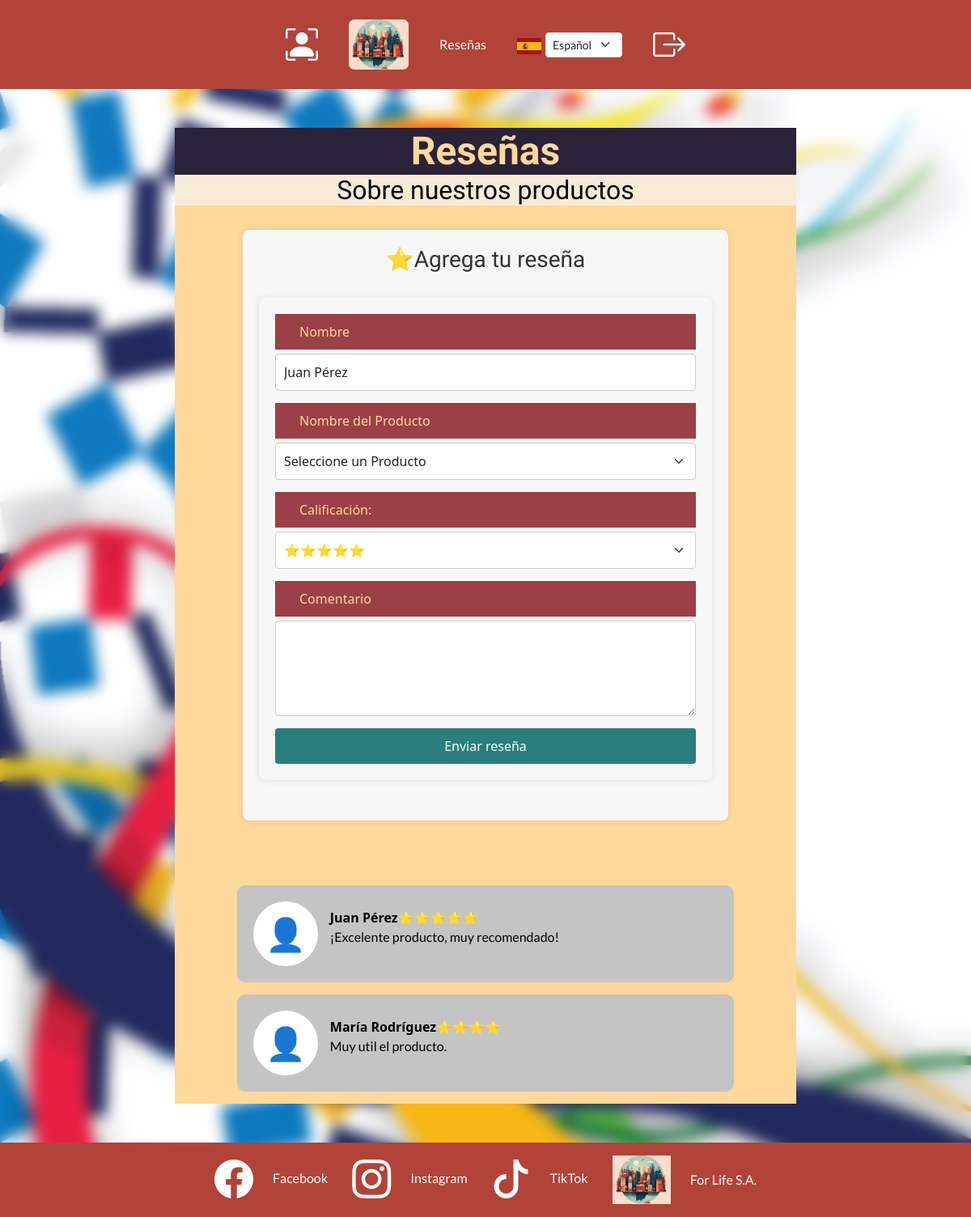
Page /reviews/ (signed in) on the committed database.
### tables this page shows
CREATE TABLE feedback (
  id INT UNSIGNED AUTO_INCREMENT PRIMARY KEY,
  score INT NOT NULL DEFAULT 1,
  customer_id INT UNSIGNED NOT NULL,
  product_id INT UNSIGNED NOT NULL,
  full_name VARCHAR(200) NOT NULL,
  comment VARCHAR(200) NOT NULL,
  status ENUM('Aprobada','Denegada', 'Pendiente') NOT NULL,
  FOREIGN KEY (customer_id) REFERENCES customer(id) ON DELETE CASCADE,
  FOREIGN KEY (product_id) REFERENCES products(id) ON DELETE CASCADE
);

### php/components/reviews-form.php (the view, shortened to what this page needs)
<div class="formulario-resena">
        <form id="formulario-resena">
            <label for="full_name"><?php echo $lang['label_nombre'];?></label>
            <input type="text" id="full_name" name="full_name" class="form-control" value="<?php echo $_SESSION['nombre'] ?? ''; ?>"/>
            <label for="product-id"><?php echo $lang['name_of_product'];?> </label>
            <select id="product-id" name="product-id" class="form-select">
                <option value="no-seleccionado" selected><?php echo $lang['select_product'];?></option>
            </select>
            <label for="calificacion"><?php echo $lang['label_calificacion'];?></label>
            <select id="calificacion" name="calificacion"  class="form-select">
                <option value="5" selected>⭐⭐⭐⭐⭐</option>
            </select>
            <label for="comentario"><?php echo $lang['comentario'];?></label>
            <textarea
                id="comentario"
                name="comentario"
                rows="4"
                class="form-control"
            ></textarea>
            <button type="submit" id="btn-save-review"><?php echo $lang['boton_enviar'];?></button>
        </form>
</div>

### php/components/reviews-list.php (shortened to what this page needs)
<?php
$mysqli = openConnection();
$sqlReviews = "SELECT * FROM feedback WHERE status = 'Aprobada';";
$reviewsAprobadas = $mysqli->prepare($sqlReviews);
$reviewsAprobadas->execute();
$reviewsResult = $reviewsAprobadas->get_result();
require_once __DIR__ . '/../helpers/get-score.php';
?>
<article class="resenas-container">
    <?php
    if ($reviewsResult) {
        while ($filaReview = $reviewsResult->fetch_assoc()):
    ?>
    <div class="resena">
        <div class="icono">👤</div>
        <div class="text-start">
        <div class="fw-bold">
            <?php
            echo $filaReview['full_name'];
            echo getScore($filaReview['score']);
            ?>
        </div>
        <p><?php echo $filaReview['comment'];?></p>
        </div>
    </div>
<?php
        endwhile;
    }
?>
</article>

### php/helpers/get-score.php (shortened to what this page needs)
<?php
function getScore($score){
    $scoreParsed = (int)$score;
    switch ($scoreParsed) {
        case 3:
            echo "<span class='estrellas'>⭐⭐⭐</span>";
            break;
        case 4:
            echo "<span class='estrellas'>⭐⭐⭐⭐</span>";
            break;
        case 5:
            echo "<span class='estrellas'>⭐⭐⭐⭐⭐</span>";
            break;
    }
}
?>

### assets/css/main.css (style rules this page uses)
body { text-align: center; margin: 0; padding: 0; background: url("../img/fondo.jpg"); background-size: cover; background-repeat: no-repeat; display: flex; flex-direction: column; height: 100vh; background-attachment: fixed; backdrop-filter: blur(9px); }
body, main, nav, footer { width: 100%; }
p,span,a,li { font-family: "Lato", serif; }
html, body { position: relative; height: 100%; overflow-x: hidden; }
body { margin: 0 auto; padding: 0; }
.resenas-container { margin: 20px auto; width: 80%; padding: 50px 0; border-radius: 10px; height: 320px; overflow-y: scroll; }
.resena { display: flex; align-items: center; background-color: #c4c4c4; padding: 20px; border-radius: 10px; margin-bottom: 15px; }
.icono { width: 80px; height: 80px; background-color: white; border-radius: 50%; display: flex; align-items: center; justify-content: center; font-size: 40px; margin-right: 15px; }
.estrellas { color: gold; }
.formulario-resena { background-color: #f7f7f7; padding: 20px; margin: 30px auto; max-width: 600px; border-radius: 8px; box-shadow: 0 0 10px rgba(0, 0, 0, 0.1); }
.formulario-resena label { display: block; margin-bottom: 5px; color: #555; }
.formulario-resena input, .formulario-resena select, .formulario-resena textarea { width: 100%; padding: 10px; margin-bottom: 15px; border: 1px solid #ccc; border-radius: 4px; }
.formulario-resena button { background-color: #2a7e7e; color: white; padding: 10px 20px; border: none; border-radius: 4px; cursor: pointer; width: 100%; }

### assets/css/profile.css (style rules this page uses)
.profile-form-section label { background: #9b4047; color: #ffd89c !important; padding: 10px 30px; max-width: none; text-align: start; width: 100%; }

### rows in the picture
feedback: full_name "Juan Pérez", comment "¡Excelente producto, muy recomendado!"
feedback: full_name "María Rodríguez", comment "Muy util el producto."

### other values in the picture
$lang['reseñas'] "Reseñas"
$lang['resenas'] "Reseñas"
$lang['sobre_productos'] "Sobre nuestros productos"
$lang['titulo_resena'] "Agrega tu reseña"
$lang['label_nombre'] "Nombre"
$lang['name_of_product'] "Nombre del Producto"
$lang['label_calificacion'] "Calificación:"
$lang['comentario'] "Comentario"
$lang['boton_enviar'] "Enviar reseña"
form field product-id "Seleccione un Producto"
